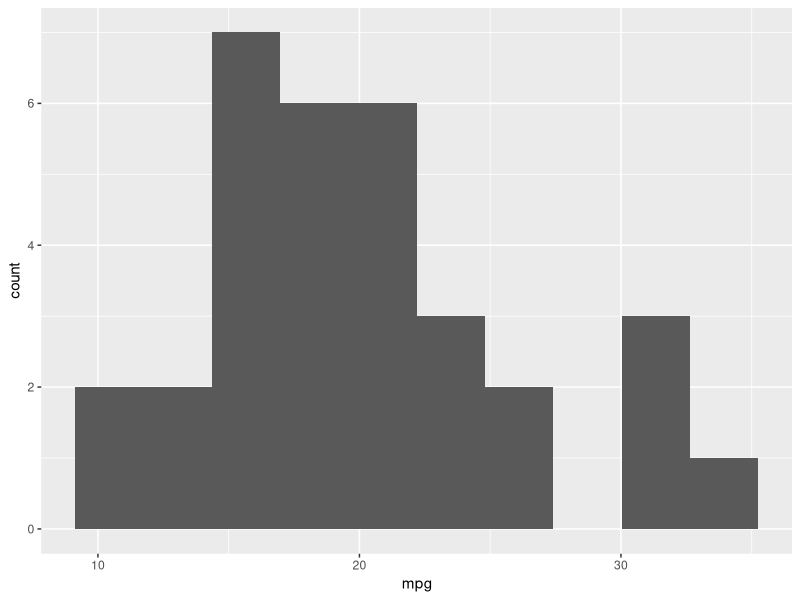
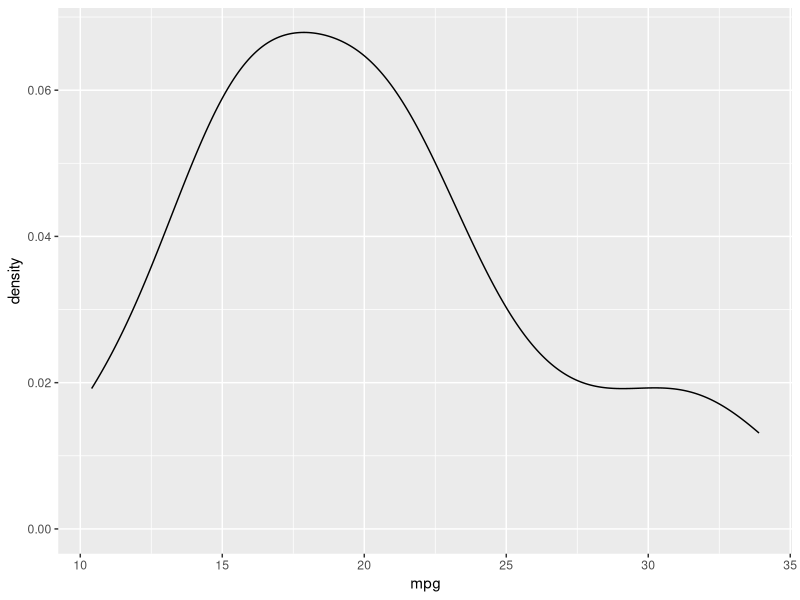
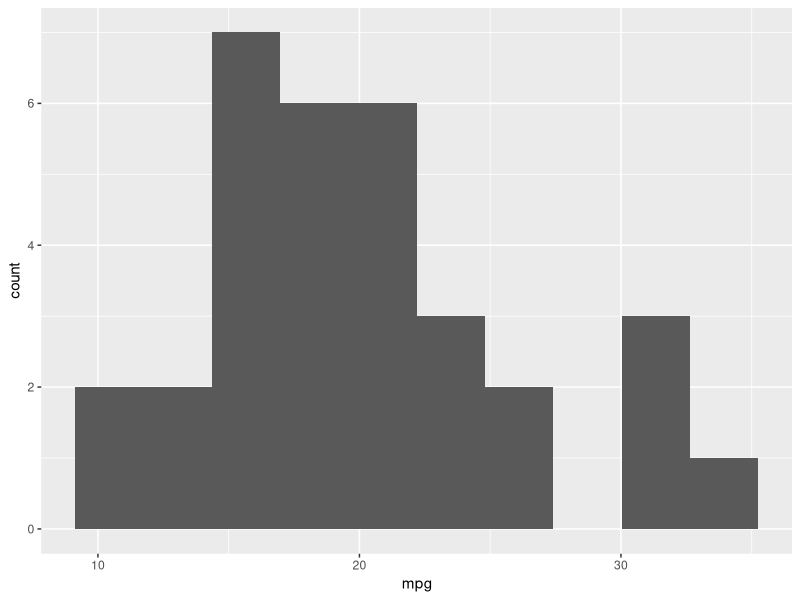
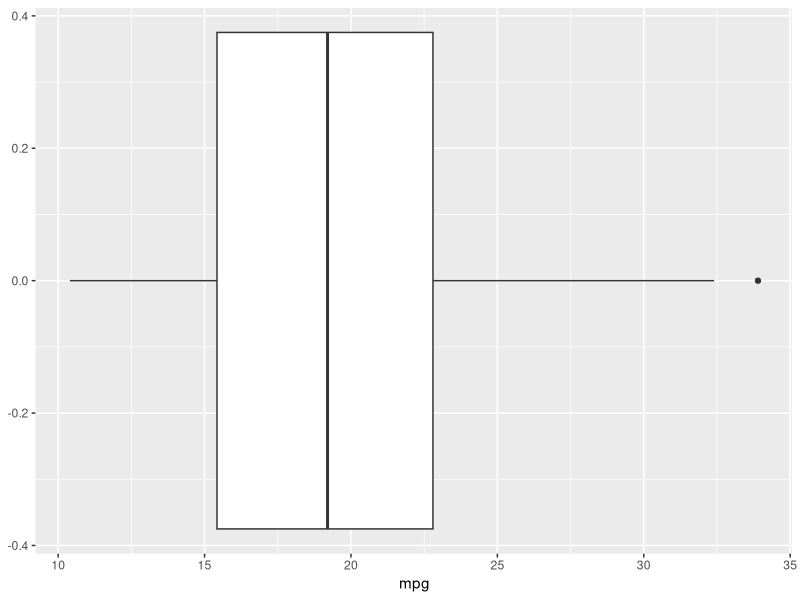
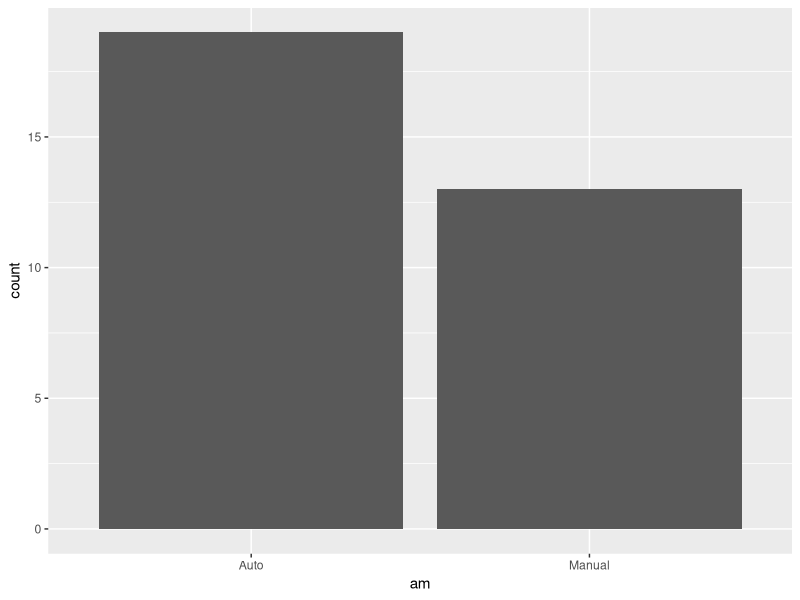
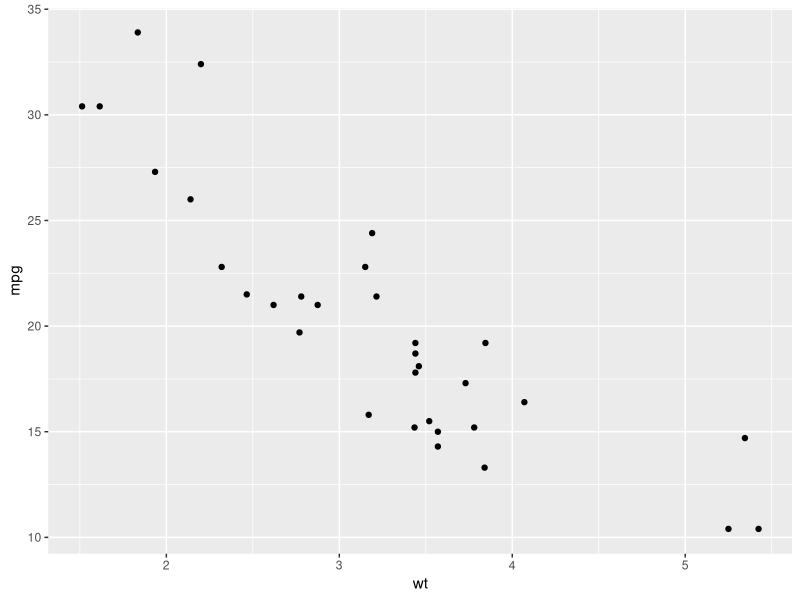
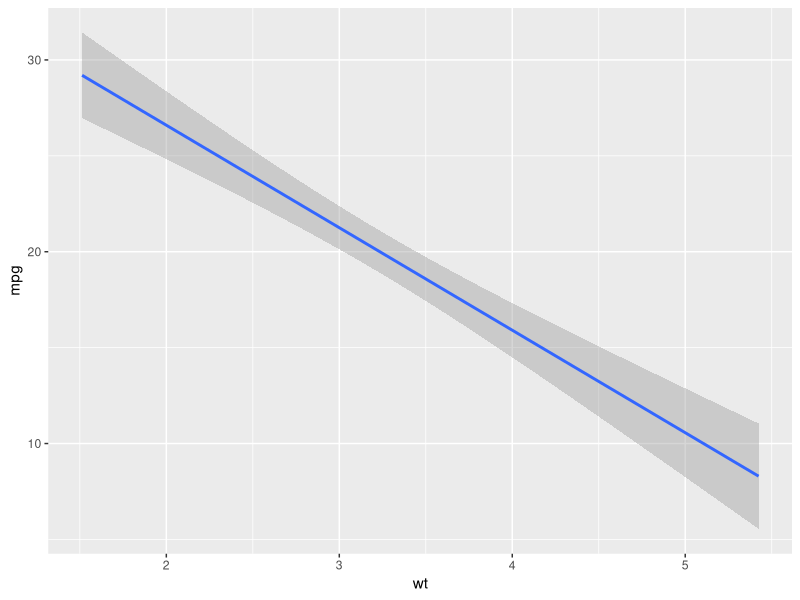
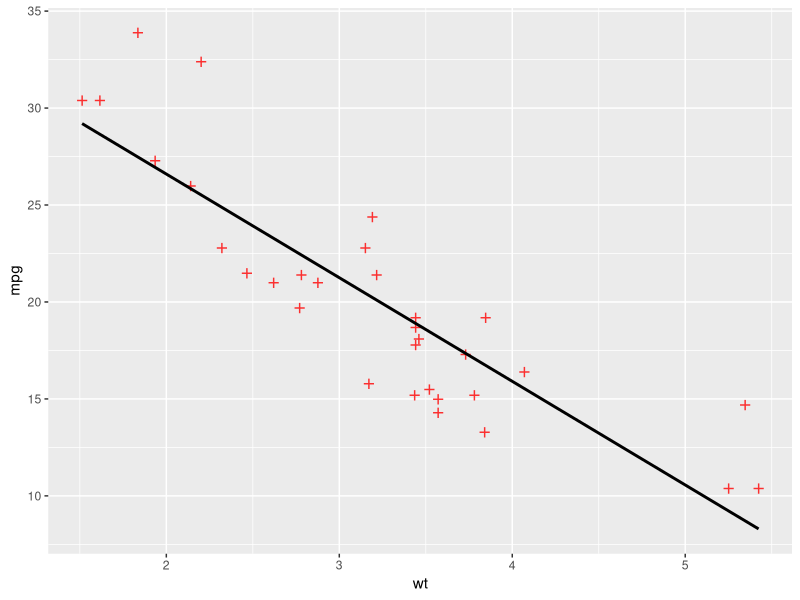

Recreate these plots in R, in order.
# install.packages(
#   c("tidyverse", "patchwork", "lubridate")
# )

library(tidyverse)
library(patchwork)
library(lubridate)

d <- "2022-10-01"

d <- as.Date(d)

## convert different formats into date
"29 May, 2022"
"2022, May 29"
"29-05-2022"

d <- c("29 May, 2022", 
       "09 Sep, 1988",
       "15 Aug, 2021")

## create dataframe
df <- tribble(
  ~id, ~date,
  1, "2022/09/09",
  2, "2021/05/31",
  3, "2020/08/25"
)

df %>%
  mutate(date = ymd(date),
         day = day(date),
         month = month(date, label=T),
         year =year(date),
         wday = wday(date, label=T))

## ggplot => 2D grammar of graphic
## date mapping geom

## histogram + density
ggplot(data = mtcars, 
       mapping = aes(x = mpg)) +
  geom_histogram(bins=10)

ggplot(data = mtcars, 
       mapping = aes(x = mpg)) +
  geom_density()

base <- ggplot(data = mtcars, 
               mapping = aes(x = mpg))

## simplified version
ggplot(mtcars, 
       aes(mpg)) +
  geom_histogram(bins=10)

## boxplot
ggplot(mtcars, aes(mpg)) +
  geom_boxplot()

mtcars %>%
  summarise(
    min_mpg = min(mpg),
    max_mpg = max(mpg),
    q1 = quantile(mpg, 0.25),
    q2 = quantile(mpg, 0.5),
    q3 = quantile(mpg, 0.75)
  )

## 15 October 9am - 4.30pm

## one variable, discret/ factor
m <- mtcars %>%
  tibble() %>%
  mutate(am = factor(if_else(am==0, "Auto", "Manual")))

## qualitative data
m %>%
  count(am) %>%
  mutate(pct = n/sum(n))

ggplot(m, aes(am)) +
  geom_bar()

### EDA => Exploratory Data Analysis
### Numerical vs. Visual

## Two variables
## Scatter Plot

ggplot(m, aes(wt, mpg)) +
  geom_point()

ggplot(m, aes(wt, mpg)) +
  geom_smooth(method = "lm")

## change setting in ggplot
ggplot(m, aes(wt, mpg)) +
  geom_point(color = "red", 
             size  = 5,
             alpha = 0.8,
             shape = "+") +
  geom_smooth(method = "lm", 
              color="black", 
              fill="red", se=F)

## setting vs. mapping 
ggplot(m, aes(wt, mpg)) +
  geom_point(size= 6, 
             alpha=0.5, 
             mapping = aes(color = hp))

m <- m %>%
  mutate(cyl = factor(cyl))

ggplot(m, aes(wt, mpg)) +
  geom_point(size= 6, 
             alpha=0.5, 
             mapping = aes(color = cyl))

## prep data
m %>%
  select(wt, mpg, hp) %>%
  mutate(hp_segment = case_when(
    hp < 100 ~ "low",
    hp < 200 ~ "medium",
    TRUE ~ "high"
  )) %>% 
  mutate(hp_segment = factor(
    hp_segment,
    labels = c("low", "medium", "high"),
    levels = c("low", "medium", "high"),
    ordered = TRUE) ) %>%
  ggplot(mapping = aes(wt, mpg, 
                       color=hp_segment)) +
  geom_point(size=4, alpha=0.8) +
  scale_color_manual(values = c("red",
                                "gold",
                                "blue"))

## BREAK 10 minutes
## See you at 10:49am

ggplot(m, aes(x=am, y=mpg)) +
  geom_boxplot()

ggplot(m, aes(x=am, y=mpg)) +
  geom_violin() +
  geom_jitter(width=0.05)

ggplot(m, aes(x=am, y=mpg)) +
  geom_jitter(height = 0.05)

## diamonds exploration
ggplot(diamonds, aes(cut, 
                     fill=color)) +
  geom_bar() +
  theme_minimal()

set.seed(42)
ggplot(sample_n(diamonds, 1000), 
       aes(carat, price, color=cut)) +
  geom_point(alpha=0.5) +
  geom_smooth(method="lm", se=F) +
  theme_minimal() +
  facet_wrap(~ cut, ncol=5)

## facet grid

set.seed(25)
diamonds %>%
  sample_n(10000) %>%
  ggplot( aes(carat, price)) +
  geom_point(alpha=0.4) +
  geom_smooth() +
  theme_minimal() +
  facet_grid(cut ~ color)

## color
ggplot(diamonds, aes(price)) +
  geom_histogram(fill="#146ae3",
                 bins=100) +
  theme_minimal()

set.seed(42)
ggplot(sample_n(diamonds, 1000), aes(carat, price, color=cut)) +
  geom_point() +
  theme_minimal() +
  scale_color_brewer(type = "qual", palette = 3)

## available themes that can be used for free
# install.packages("ggthemes")
library(ggthemes)
library(tidyverse)

ggplot(sample_n(diamonds, 1000), aes(carat, price, color=cut)) +
  geom_point() +
  theme_economist() 

p1 <- ggplot(mtcars, aes(hp)) + geom_histogram(bins=10)
p2 <- ggplot(mtcars, aes(mpg)) + geom_density()
p3 <- ggplot(diamonds, aes(cut, fill=cut)) + geom_bar()

library(patchwork)

( p1 + p2 ) / p3

p1 / (p2 + p3)


## ggplot shortcut
## qplot()

ggplot(mtcars, aes(wt, hp)) +
  geom_point()

qplot(wt, hp, data=mtcars)
qplot(hp, data=mtcars, bins=10)
qplot(hp, data=mtcars, geom="density")
qplot(mpg, data=mtcars, geom="boxplot")
qplot(factor(am), mpg, data=mtcars, geom="boxplot")

qplot(wt, hp, data=mtcars) +
  qplot(wt, hp, data=mtcars, geom="smooth")